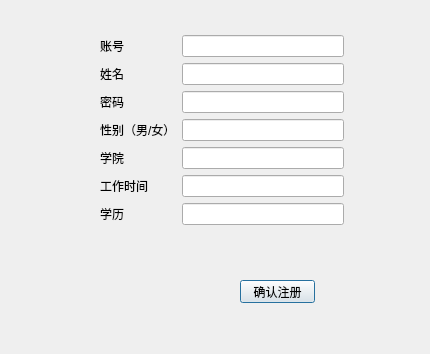
<?xml version="1.0" encoding="UTF-8"?>
<ui version="4.0">
 <class>registerteachingmanager</class>
 <widget class="QDialog" name="registerteachingmanager">
  <property name="geometry">
   <rect>
    <x>0</x>
    <y>0</y>
    <width>430</width>
    <height>354</height>
   </rect>
  </property>
  <property name="windowTitle">
   <string>教务员注册</string>
  </property>
  <widget class="QWidget" name="layoutWidget">
   <property name="geometry">
    <rect>
     <x>100</x>
     <y>30</y>
     <width>244</width>
     <height>200</height>
    </rect>
   </property>
   <layout class="QGridLayout" name="gridLayout_2">
    <item row="0" column="0">
     <layout class="QGridLayout" name="gridLayout">
      <item row="0" column="1">
       <widget class="QLineEdit" name="lineEdit"/>
      </item>
      <item row="0" column="0">
       <widget class="QLabel" name="label">
        <property name="text">
         <string>账号</string>
        </property>
       </widget>
      </item>
      <item row="1" column="1">
       <widget class="QLineEdit" name="lineEdit_2"/>
      </item>
      <item row="1" column="0">
       <widget class="QLabel" name="label_2">
        <property name="text">
         <string>姓名</string>
        </property>
       </widget>
      </item>
      <item row="2" column="1">
       <widget class="QLineEdit" name="lineEdit_3"/>
      </item>
      <item row="2" column="0">
       <widget class="QLabel" name="label_3">
        <property name="text">
         <string>密码</string>
        </property>
       </widget>
      </item>
      <item row="3" column="0">
       <widget class="QLabel" name="label_4">
        <property name="text">
         <string>性别（男/女）</string>
        </property>
       </widget>
      </item>
      <item row="4" column="1">
       <widget class="QLineEdit" name="lineEdit_5"/>
      </item>
      <item row="4" column="0">
       <widget class="QLabel" name="label_5">
        <property name="text">
         <string>学院</string>
        </property>
       </widget>
      </item>
      <item row="6" column="1">
       <widget class="QLineEdit" name="lineEdit_7"/>
      </item>
      <item row="6" column="0">
       <widget class="QLabel" name="label_7">
        <property name="text">
         <string>学历</string>
        </property>
       </widget>
      </item>
      <item row="5" column="0">
       <widget class="QLabel" name="label_6">
        <property name="text">
         <string>工作时间</string>
        </property>
       </widget>
      </item>
      <item row="5" column="1">
       <widget class="QLineEdit" name="lineEdit_6"/>
      </item>
      <item row="3" column="1">
       <widget class="QLineEdit" name="lineEdit_4"/>
      </item>
     </layout>
    </item>
   </layout>
  </widget>
  <widget class="QPushButton" name="pushButton">
   <property name="geometry">
    <rect>
     <x>240</x>
     <y>280</y>
     <width>75</width>
     <height>23</height>
    </rect>
   </property>
   <property name="text">
    <string>确认注册</string>
   </property>
  </widget>
 </widget>
 <resources/>
 <connections/>
</ui>
